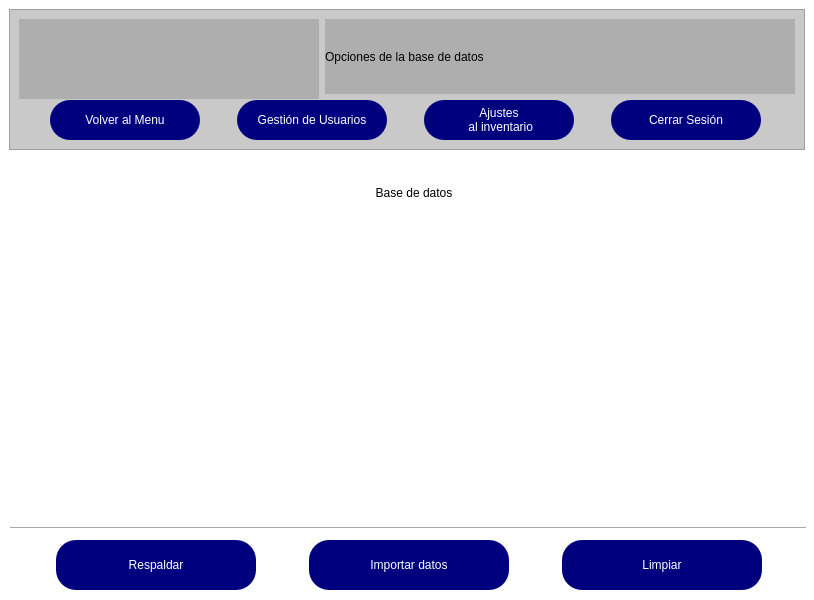
<?xml version="1.0" encoding="UTF-8"?>
<ui version="4.0">
 <class>MainWindow</class>
 <widget class="QMainWindow" name="MainWindow">
  <property name="geometry">
   <rect>
    <x>0</x>
    <y>0</y>
    <width>814</width>
    <height>600</height>
   </rect>
  </property>
  <property name="minimumSize">
   <size>
    <width>800</width>
    <height>600</height>
   </size>
  </property>
  <property name="maximumSize">
   <size>
    <width>814</width>
    <height>600</height>
   </size>
  </property>
  <property name="windowTitle">
   <string>MainWindow</string>
  </property>
  <property name="styleSheet">
   <string notr="true">background-color: rgb(255, 255, 255);</string>
  </property>
  <widget class="QWidget" name="centralwidget">
   <widget class="QFrame" name="frame">
    <property name="geometry">
     <rect>
      <x>9</x>
      <y>9</y>
      <width>796</width>
      <height>141</height>
     </rect>
    </property>
    <property name="minimumSize">
     <size>
      <width>0</width>
      <height>0</height>
     </size>
    </property>
    <property name="maximumSize">
     <size>
      <width>16777215</width>
      <height>16777215</height>
     </size>
    </property>
    <property name="styleSheet">
     <string notr="true">background-color: rgba(147, 147, 147, 0.5);</string>
    </property>
    <property name="frameShape">
     <enum>QFrame::StyledPanel</enum>
    </property>
    <property name="frameShadow">
     <enum>QFrame::Raised</enum>
    </property>
    <layout class="QVBoxLayout" name="verticalLayout">
     <item>
      <layout class="QHBoxLayout" name="horizontalLayout_16">
       <item>
        <widget class="QLabel" name="label_9">
         <property name="minimumSize">
          <size>
           <width>300</width>
           <height>80</height>
          </size>
         </property>
         <property name="maximumSize">
          <size>
           <width>300</width>
           <height>80</height>
          </size>
         </property>
         <property name="text">
          <string/>
         </property>
         <property name="pixmap">
          <pixmap>imagenes/logo pendon ysr.jpg</pixmap>
         </property>
         <property name="scaledContents">
          <bool>true</bool>
         </property>
        </widget>
       </item>
       <item>
        <layout class="QHBoxLayout" name="horizontalLayout_2">
         <item>
          <widget class="QLabel" name="label_10">
           <property name="styleSheet">
            <string notr="true">font: 48pt &quot;Playbill&quot;;</string>
           </property>
           <property name="text">
            <string>Opciones de la base de datos</string>
           </property>
          </widget>
         </item>
        </layout>
       </item>
      </layout>
     </item>
     <item>
      <layout class="QHBoxLayout" name="horizontalLayout_3">
       <item>
        <widget class="QPushButton" name="btn_VolverMenu">
         <property name="minimumSize">
          <size>
           <width>150</width>
           <height>40</height>
          </size>
         </property>
         <property name="maximumSize">
          <size>
           <width>50</width>
           <height>40</height>
          </size>
         </property>
         <property name="styleSheet">
          <string notr="true">QPushButton{
	color: rgb(255, 255, 255);
	background-color: rgb(0, 0, 127);
	font: 75 11pt &quot;Arial&quot;;
border-radius:20px;
}
QPushButton::hover{
background-color:rgb(255, 0, 0);
color:#ffffff;

}</string>
         </property>
         <property name="text">
          <string>Volver al Menu</string>
         </property>
        </widget>
       </item>
       <item>
        <widget class="QPushButton" name="btn_gest_usuario">
         <property name="minimumSize">
          <size>
           <width>150</width>
           <height>40</height>
          </size>
         </property>
         <property name="maximumSize">
          <size>
           <width>50</width>
           <height>40</height>
          </size>
         </property>
         <property name="styleSheet">
          <string notr="true">QPushButton{
	color: rgb(255, 255, 255);
	background-color: rgb(0, 0, 127);
	font: 75 11pt &quot;Arial&quot;;border-radius:20px;
}
QPushButton::hover{
background-color:rgb(255, 0, 0);
color:#ffffff;

}</string>
         </property>
         <property name="text">
          <string>Gestión de Usuarios</string>
         </property>
        </widget>
       </item>
       <item>
        <widget class="QPushButton" name="btn_ajustesInvent">
         <property name="minimumSize">
          <size>
           <width>150</width>
           <height>40</height>
          </size>
         </property>
         <property name="maximumSize">
          <size>
           <width>50</width>
           <height>40</height>
          </size>
         </property>
         <property name="styleSheet">
          <string notr="true">QPushButton{
	color: rgb(255, 255, 255);
	background-color: rgb(0, 0, 127);
	font: 75 11pt &quot;Arial&quot;;border-radius:20px;
}
QPushButton::hover{
background-color:rgb(255, 0, 0);
color:#ffffff;

}</string>
         </property>
         <property name="text">
          <string>Ajustes 
 al inventario</string>
         </property>
        </widget>
       </item>
       <item>
        <widget class="QPushButton" name="bt_salir_2">
         <property name="minimumSize">
          <size>
           <width>150</width>
           <height>40</height>
          </size>
         </property>
         <property name="maximumSize">
          <size>
           <width>50</width>
           <height>40</height>
          </size>
         </property>
         <property name="styleSheet">
          <string notr="true">QPushButton{
	color: rgb(255, 255, 255);
	background-color: rgb(0, 0, 127);
	font: 75 11pt &quot;Arial&quot;;border-radius:20px;
}
QPushButton::hover{
background-color:rgb(255, 0, 0);
color:#ffffff;

}</string>
         </property>
         <property name="text">
          <string>Cerrar Sesión</string>
         </property>
        </widget>
       </item>
      </layout>
     </item>
    </layout>
   </widget>
   <widget class="QLabel" name="label_11">
    <property name="geometry">
     <rect>
      <x>310</x>
      <y>160</y>
      <width>208</width>
      <height>65</height>
     </rect>
    </property>
    <property name="styleSheet">
     <string notr="true">font: 48pt &quot;Playbill&quot;;</string>
    </property>
    <property name="text">
     <string>Base de datos</string>
    </property>
    <property name="alignment">
     <set>Qt::AlignCenter</set>
    </property>
   </widget>
   <widget class="Line" name="line_2">
    <property name="geometry">
     <rect>
      <x>10</x>
      <y>520</y>
      <width>796</width>
      <height>16</height>
     </rect>
    </property>
    <property name="orientation">
     <enum>Qt::Horizontal</enum>
    </property>
   </widget>
   <widget class="QLabel" name="label">
    <property name="geometry">
     <rect>
      <x>230</x>
      <y>370</y>
      <width>141</width>
      <height>131</height>
     </rect>
    </property>
    <property name="styleSheet">
     <string notr="true">QLabel{
background-color:none;
}</string>
    </property>
    <property name="text">
     <string/>
    </property>
    <property name="pixmap">
     <pixmap>imagenes/base-de-datos.png</pixmap>
    </property>
    <property name="scaledContents">
     <bool>true</bool>
    </property>
   </widget>
   <widget class="QLabel" name="label_2">
    <property name="geometry">
     <rect>
      <x>310</x>
      <y>260</y>
      <width>281</width>
      <height>231</height>
     </rect>
    </property>
    <property name="text">
     <string/>
    </property>
    <property name="pixmap">
     <pixmap>imagenes/ysr logo.jpg</pixmap>
    </property>
    <property name="scaledContents">
     <bool>true</bool>
    </property>
   </widget>
   <widget class="QWidget" name="layoutWidget">
    <property name="geometry">
     <rect>
      <x>9</x>
      <y>539</y>
      <width>801</width>
      <height>52</height>
     </rect>
    </property>
    <layout class="QHBoxLayout" name="horizontalLayout">
     <item>
      <widget class="QPushButton" name="btn_respaldar">
       <property name="minimumSize">
        <size>
         <width>200</width>
         <height>50</height>
        </size>
       </property>
       <property name="maximumSize">
        <size>
         <width>200</width>
         <height>50</height>
        </size>
       </property>
       <property name="styleSheet">
        <string notr="true">QPushButton{
	color: rgb(255, 255, 255);
	background-color: rgb(0, 0, 127);
	font: 75 11pt &quot;Arial&quot;;
border-radius: 20px;
}
QPushButton::hover{
background-color:rgb(255, 0, 0);
color:#ffffff;

}</string>
       </property>
       <property name="text">
        <string>Respaldar</string>
       </property>
      </widget>
     </item>
     <item>
      <widget class="QPushButton" name="btn_importar">
       <property name="minimumSize">
        <size>
         <width>200</width>
         <height>50</height>
        </size>
       </property>
       <property name="maximumSize">
        <size>
         <width>200</width>
         <height>50</height>
        </size>
       </property>
       <property name="styleSheet">
        <string notr="true">QPushButton{
	color: rgb(255, 255, 255);
	background-color: rgb(0, 0, 127);
	font: 75 11pt &quot;Arial&quot;;
border-radius: 20px;
}
QPushButton::hover{
background-color:rgb(255, 0, 0);
color:#ffffff;

}</string>
       </property>
       <property name="text">
        <string>Importar datos</string>
       </property>
      </widget>
     </item>
     <item>
      <widget class="QPushButton" name="btn_limpiarbdd">
       <property name="minimumSize">
        <size>
         <width>200</width>
         <height>50</height>
        </size>
       </property>
       <property name="maximumSize">
        <size>
         <width>200</width>
         <height>50</height>
        </size>
       </property>
       <property name="styleSheet">
        <string notr="true">QPushButton{
	color: rgb(255, 255, 255);
	background-color: rgb(0, 0, 127);
	font: 75 11pt &quot;Arial&quot;;
border-radius: 20px;
}
QPushButton::hover{
background-color:rgb(255, 0, 0);
color:#ffffff;

}</string>
       </property>
       <property name="text">
        <string>Limpiar</string>
       </property>
      </widget>
     </item>
    </layout>
   </widget>
   <zorder>layoutWidget</zorder>
   <zorder>frame</zorder>
   <zorder>label_11</zorder>
   <zorder>line_2</zorder>
   <zorder>label_2</zorder>
   <zorder>label</zorder>
  </widget>
 </widget>
 <resources/>
 <connections/>
</ui>
